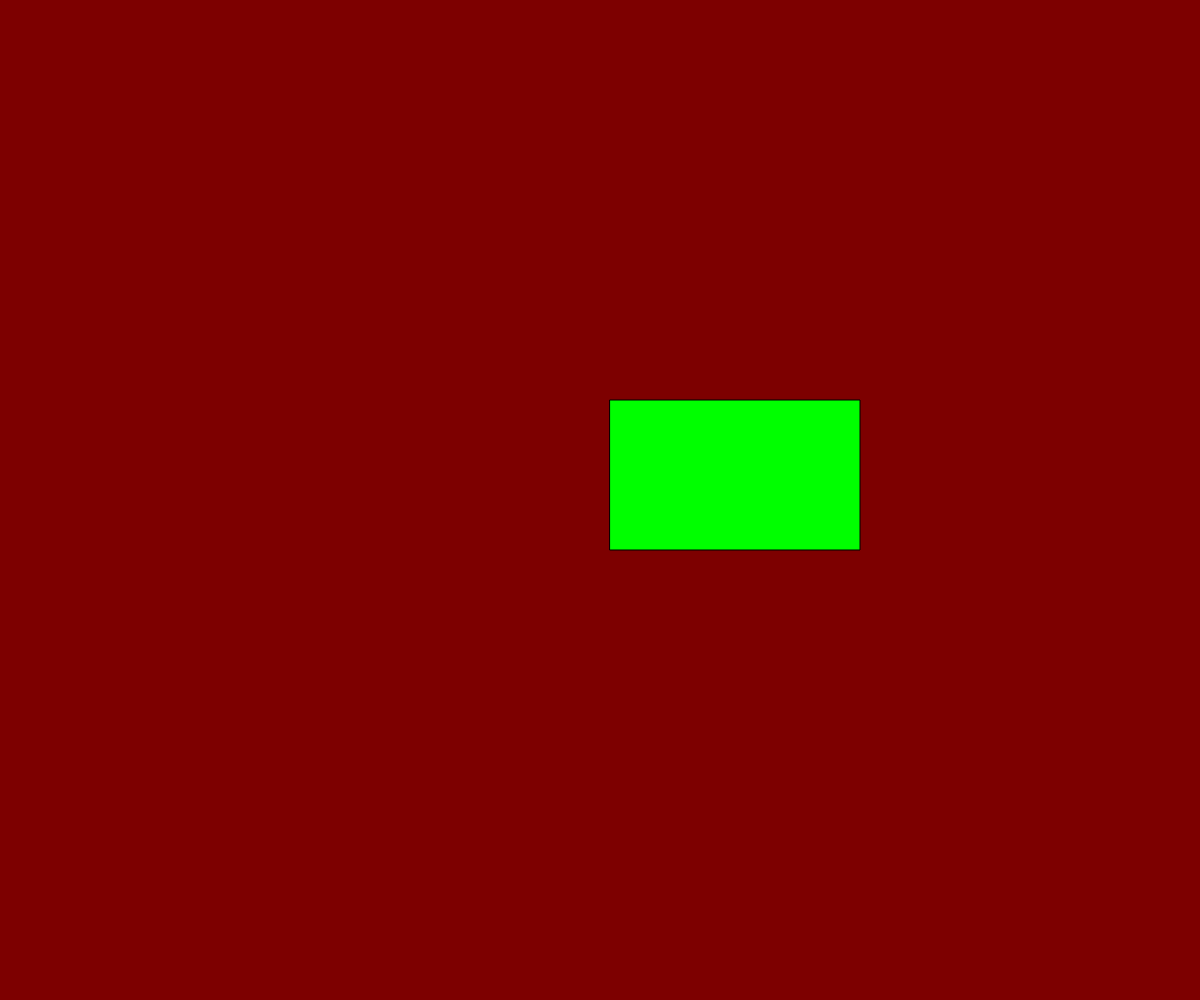
Frame 1 (no input)
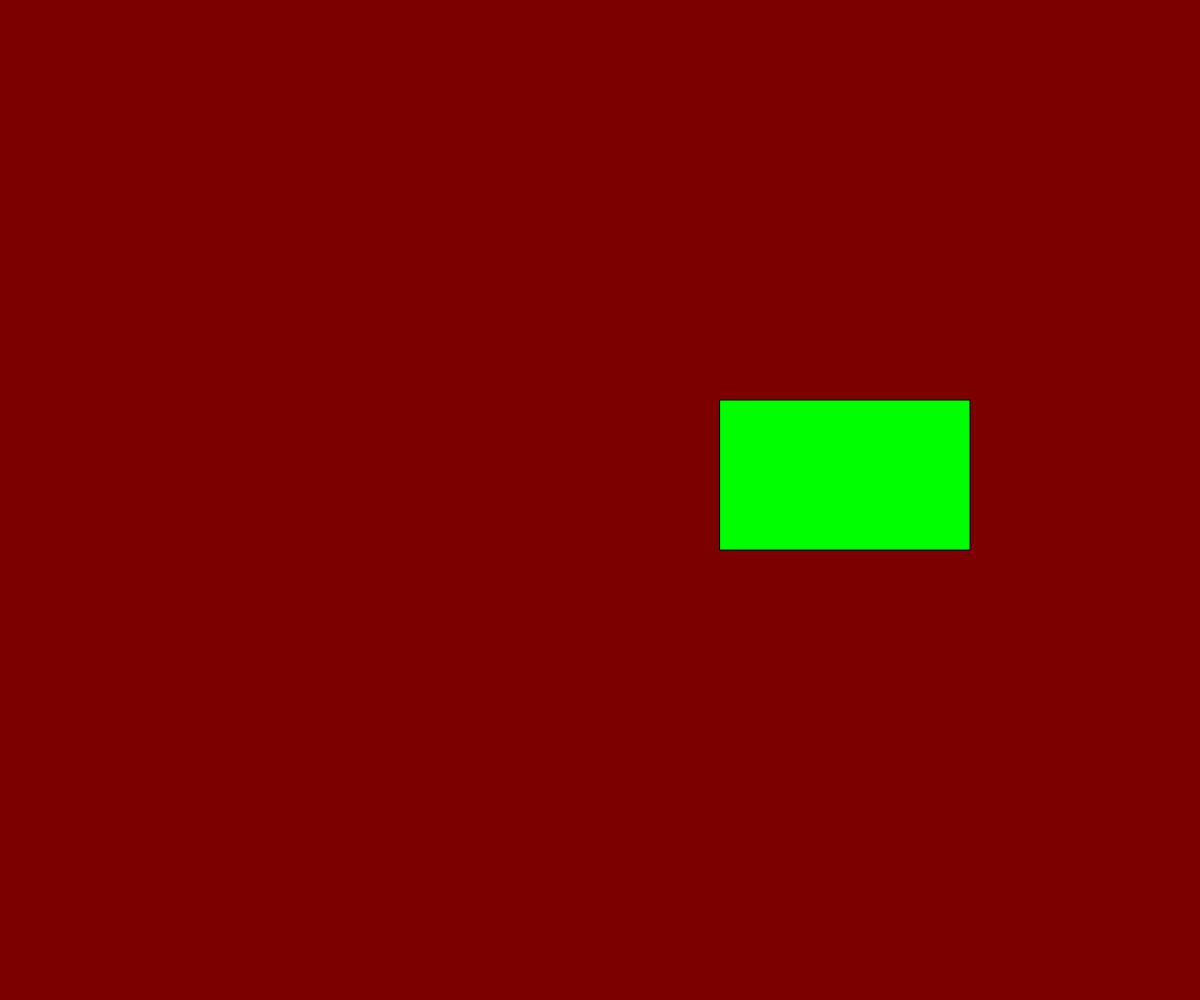
Frame 60 (no input)
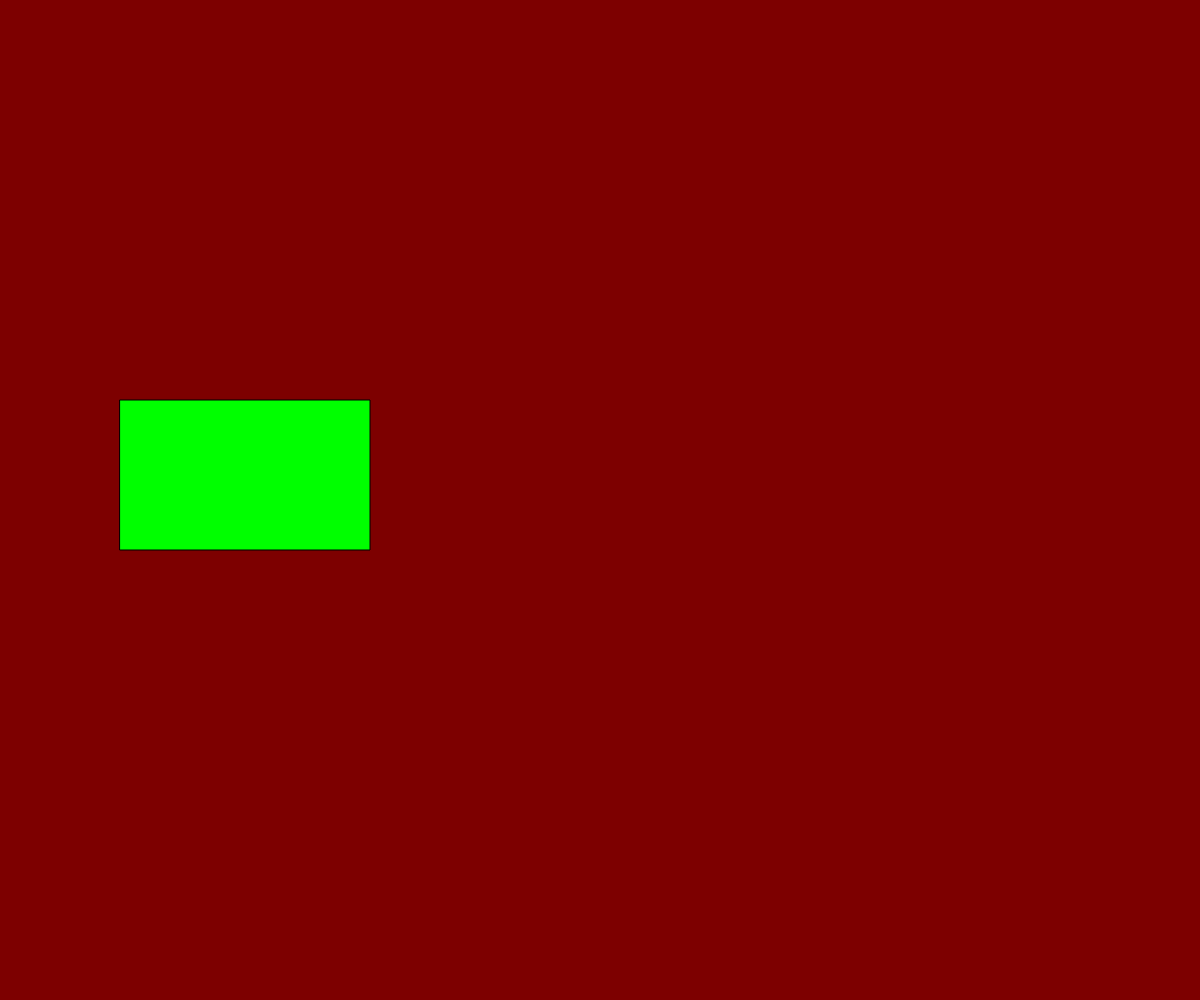
Frame 120 (the mouse pressed at the canvas centre since frame 60)

The p5.js sketch that drew these frames (run headless with seeded random() and noise() and a simulated clock; from frame 60 on, the mouse is pressed at the canvas centre):

// p5.js sketch
// ── sketch.js
// Project Title
// Your Name
// Date
//
// Extra for Experts:
// - describe what you did to take this project "above and beyond"

let x;
let dx;
let rectWidth;

function setup() {
  createCanvas(windowWidth, windowHeight);
  x = width / 2;
  dx = 10;
  rectWidth = 250;
}

function draw() {
  background(125, 0, 0);

  //move rectangle
  x += dx;

  //check if you hit the wall
  if (x > width - rectWidth || x < 0){
    dx = (-dx);
  }


  //display rectangle
  fill(0, 255, 0);
  rect(x, 400, rectWidth, 150);
}
